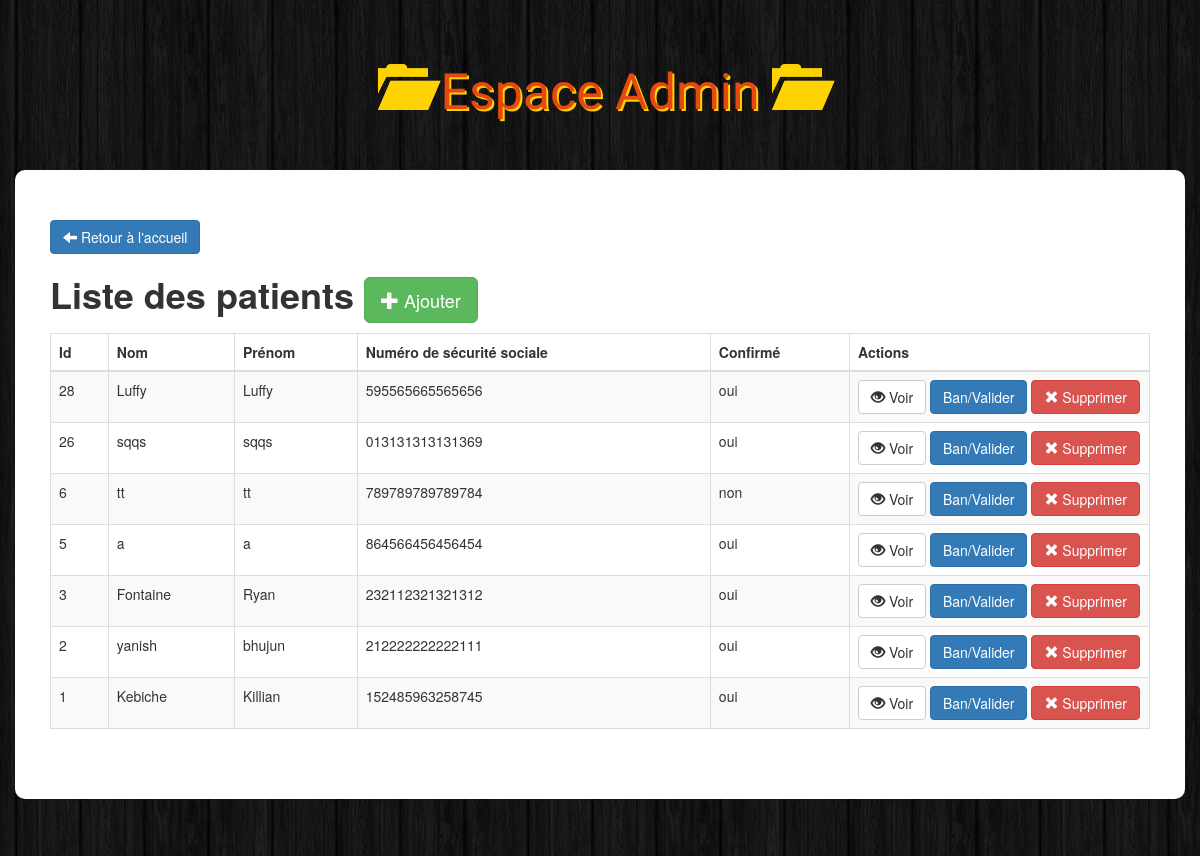
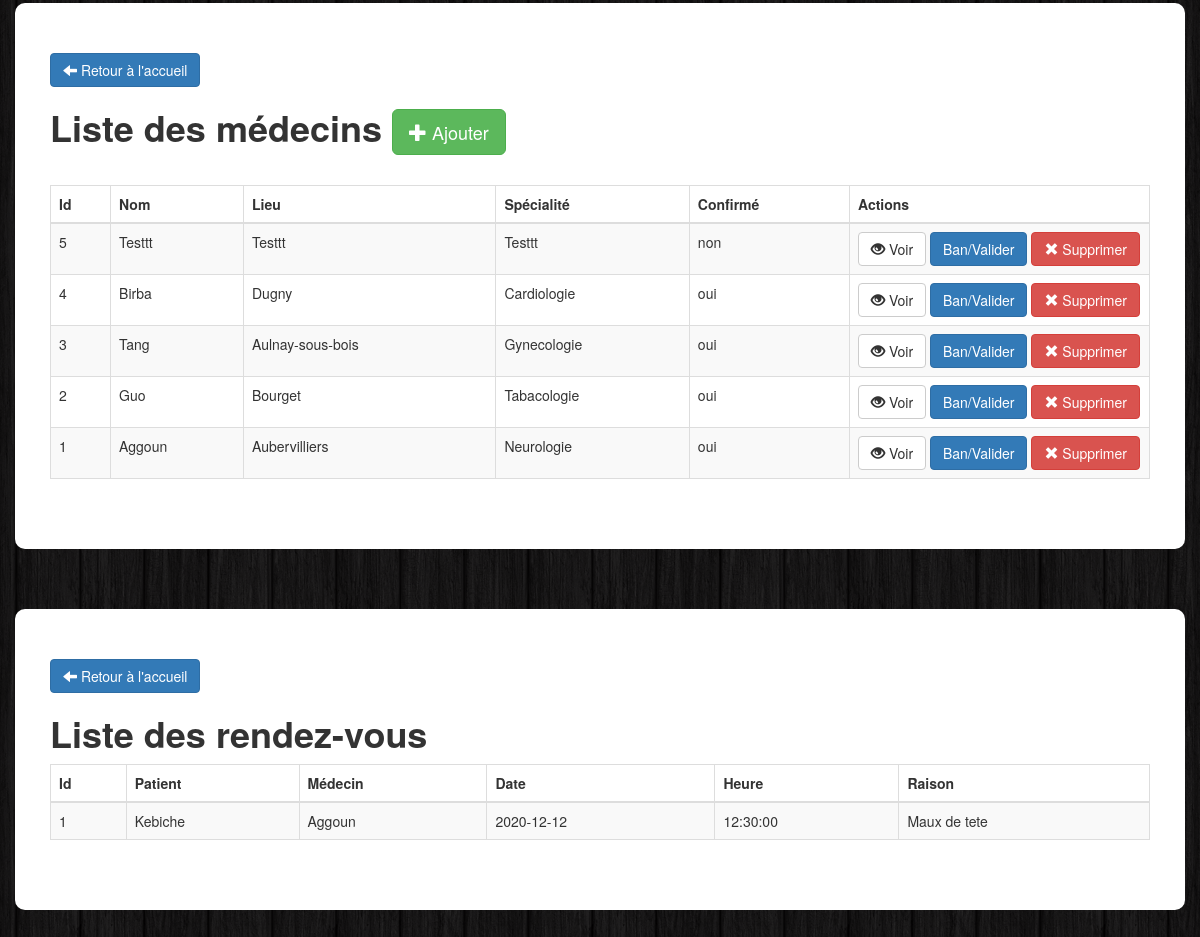
Page /admin/admin/index.php (signed in) on the committed database (2 pictures, top to bottom).
### tables this page shows
CREATE TABLE IF NOT EXISTS `patient` (
  `id` int(11) NOT NULL AUTO_INCREMENT,
  `nom` varchar(50) NOT NULL,
  `prenom` varchar(50) NOT NULL,
  `date_naissance` varchar(10) NOT NULL,
  `mail` varchar(50) NOT NULL,
  `adresse` text,
  `mutuelle` varchar(50) DEFAULT NULL,
  `num_sec_soc` varchar(15) NOT NULL,
  `option_chambre` varchar(10) DEFAULT NULL,
  `regime` text,
  `mdp` varchar(150) NOT NULL,
  `role` varchar(7) NOT NULL,
  `confirme` varchar(3) NOT NULL,
  `token` varchar(15) DEFAULT NULL,
  `image` varchar(255) DEFAULT NULL,
  PRIMARY KEY (`id`),
  UNIQUE KEY `fk_patient` (`nom`)
);

CREATE TABLE IF NOT EXISTS `medecin` (
  `id` int(11) NOT NULL AUTO_INCREMENT,
  `nom` varchar(50) NOT NULL,
  `lieu` varchar(50) NOT NULL,
  `specialite` varchar(50) NOT NULL,
  `mail` varchar(50) NOT NULL,
  `mdp` varchar(150) NOT NULL,
  `approuve` varchar(3) NOT NULL,
  `image` varchar(255) DEFAULT NULL,
  PRIMARY KEY (`id`),
  UNIQUE KEY `fk_medecin` (`nom`)
);

CREATE TABLE IF NOT EXISTS `reservation` (
  `id` int(11) NOT NULL AUTO_INCREMENT,
  `nom_patient` varchar(50) NOT NULL,
  `nom_medecin` varchar(50) NOT NULL,
  `date_consult` date NOT NULL,
  `time_consult` time NOT NULL,
  `rais_consult` text NOT NULL,
  PRIMARY KEY (`id`),
  KEY `fk_patient` (`nom_patient`),
  KEY `fk_medecin` (`nom_medecin`)
);

### admin/admin/index.php (the view, shortened to what this page needs)
<?php
  if ($_SESSION['role'] == "admin") {
 ?>
<!DOCTYPE html>
<html>
    <head>
        <link rel="stylesheet" href="https://maxcdn.bootstrapcdn.com/bootstrap/3.3.6/css/bootstrap.min.css">
        <link rel="stylesheet" href="../css/styles.css">
    </head>
    <body>
        <h1 class="text-logo"><span class="glyphicon glyphicon-folder-open"></span> Espace Admin <span class="glyphicon glyphicon-folder-open"></span></h1>
        <div class="container admin">
            <div class="row">
                <a class="btn btn-primary" href="../../page_index.php"><span class="glyphicon glyphicon-arrow-left"></span> Retour à l'accueil</a>
                <h1><strong>Liste des patients   </strong><a href="insert.php" class="btn btn-success btn-lg"><span class="glyphicon glyphicon-plus"></span> Ajouter</a></h1>
                <table class="table table-striped table-bordered">
                  <thead>
                    <tr>
                      <th>Id</th>
                      <th>Nom</th>
                      <th>Prénom</th>
                      <th>Numéro de sécurité sociale</th>
                      <th>Confirmé</th>
                      <th>Actions</th>
                    </tr>
                  </thead>
                  <tbody>
                      <?php
                        $db = Database::connect();
                        $statement = $db->query('SELECT * FROM patient  ORDER BY id DESC');
                        while($item = $statement->fetch())
                        {
                            echo '<tr>';
                            echo '<td>'. $item['id'] . '</td>';
                            echo '<td>'. $item['nom'] . '</td>';
                            echo '<td>'. $item['prenom'] . '</td>';
                            echo '<td>'. $item['num_sec_soc'] . '</td>';
                            echo '<td>'. $item['confirme'] . '</td>';
                            echo '<td width=300>';
                            echo '<a class="btn btn-default" href="view.php?id='.$item['id'].'"><span class="glyphicon glyphicon-eye-open"></span> Voir</a>';
                              echo '<a class="btn btn-primary" href="update.php?id='.$item['id'].'"> Ban/Valider</a>';
                            echo '<a class="btn btn-danger" href="delete.php?id='.$item['id'].'"><span class="glyphicon glyphicon-remove"></span> Supprimer</a>';
                            echo '</td>';
                            echo '</tr>';
                        }
                      ?>
                  </tbody>
                </table>
            </div>
        </div>
<br><br><br>
        <div class="container admin">
            <div class="row">
                <a class="btn btn-primary" href="../../page_index.php"><span class="glyphicon glyphicon-arrow-left"></span> Retour à l'accueil</a>
                <h1><strong>Liste des médecins   </strong><a href="insert_doc.php" class="btn btn-success btn-lg"><span class="glyphicon glyphicon-plus"></span> Ajouter</a></h1>
                <table class="table table-striped table-bordered"><br>
                  <thead>
                    <tr>
                      <th>Id</th>
                      <th>Nom</th>
                      <th>Lieu</th>
                      <th>Spécialité</th>
                      <th>Confirmé</th>
                      <th>Actions</th>
                    </tr>
                  </thead>
                  <tbody>
                      <?php
                        $db = Database::connect();
                        $statement = $db->query('SELECT * FROM medecin  ORDER BY id DESC');
                        while($item = $statement->fetch())
                        {
                          echo '<tr>';
                          echo '<td>'. $item['id'] . '</td>';
                          echo '<td>'. $item['nom'] . '</td>';
                          echo '<td>'. $item['lieu'] . '</td>';
                          echo '<td>'. $item['specialite'] . '</td>';
                          echo '<td>'. $item['approuve'] . '</td>';
                          echo '<td width=300>';
                          echo '<a class="btn btn-default" href="view_doc.php?id='.$item['id'].'"><span class="glyphicon glyphicon-eye-open"></span> Voir</a>';
                            echo '<a class="btn btn-primary" href="update_doc.php?id='.$item['id'].'"> Ban/Valider</a>';
                          echo '<a class="btn btn-danger" href="delete_doc.php?id='.$item['id'].'"><span class="glyphicon glyphicon-remove"></span> Supprimer</a>';
                          echo '</td>';
                          echo '</tr>';
                        }
                      ?>
                  </tbody>
                </table>
            </div>
        </div><br><br>
        <br>
                <div class="container admin">
                    <div class="row">
                        <a class="btn btn-primary" href="../../page_index.php"><span class="glyphicon glyphicon-arrow-left"></span> Retour à l'accueil</a>
                        <h1><strong>Liste des rendez-vous   </strong></h1>
                        <table class="table table-striped table-bordered">
                          <thead>
                            <tr>
                              <th>Id</th>
                              <th>Patient</th>
                              <th>Médecin</th>
                              <th>Date</th>
                              <th>Heure</th>
                              <th>Raison</th>
                            </tr>
                          </thead>
                          <tbody>
                              <?php
                                $db = Database::connect();
                                $statement = $db->query('SELECT * FROM reservation  ORDER BY id DESC');
                                while($item = $statement->fetch())
                                {
                                  echo '<tr>';
                                  echo '<td>'. $item['id'] . '</td>';
                                  echo '<td>'. $item['nom_patient'] . '</td>';
                                  echo '<td>'. $item['nom_medecin'] . '</td>';
                                  echo '<td>'. $item['date_consult'] . '</td>';
                                  echo '<td>'. $item['time_consult'] . '</td>';
                                  echo '<td>'. $item['rais_consult'] . '</td>';
                                  echo '</tr>';
                                }
                              ?>
                          </tbody>
                        </table>
                    </div>
                </div><br><br>
    </body>
</html>
<?php
}
else{
  echo 'Vous n\'avez pas accès à cette page';
}
?>

### admin/css/styles.css (style rules this page uses)
body { background: url(../images/bg.png); }
.text-logo { font-family: 'Holtwood One SC', sans-serif; color: #e7480f; text-shadow: 2px 2px #ffd301; font-size: 50px; padding: 40px 0px; text-align: center; }
.text-logo .glyphicon { color: #ffd301; text-shadow: 0px 0px #ffd301; }
.admin { background: #fff; padding: 50px; border-radius: 10px; }

### rows in the picture
patient: id "28", nom "Luffy", prenom "Luffy", num_sec_soc "595565665565656", confirme "oui"
patient: id "26", nom "sqqs", prenom "sqqs", num_sec_soc "013131313131369", confirme "oui"
patient: id "6", nom "tt", prenom "tt", num_sec_soc "789789789789784", confirme "non"
patient: id "5", nom "a", prenom "a", num_sec_soc "864566456456454", confirme "oui"
patient: id "3", nom "Fontaine", prenom "Ryan", num_sec_soc "232112321321312", confirme "oui"
patient: id "2", nom "yanish", prenom "bhujun", num_sec_soc "212222222222111", confirme "oui"
patient: id "1", nom "Kebiche", prenom "Killian", num_sec_soc "152485963258745", confirme "oui"
medecin: id "5", nom "Testtt", lieu "Testtt", specialite "Testtt", approuve "non"
medecin: id "4", nom "Birba", lieu "Dugny", specialite "Cardiologie", approuve "oui"
medecin: id "3", nom "Tang", lieu "Aulnay-sous-bois", specialite "Gynecologie", approuve "oui"
medecin: id "2", nom "Guo", lieu "Bourget", specialite "Tabacologie", approuve "oui"
medecin: id "1", nom "Aggoun", lieu "Aubervilliers", specialite "Neurologie", approuve "oui"
reservation: id "1", nom_patient "Kebiche", nom_medecin "Aggoun", date_consult "2020-12-12", time_consult "12:30:00", rais_consult "Maux de tete"
